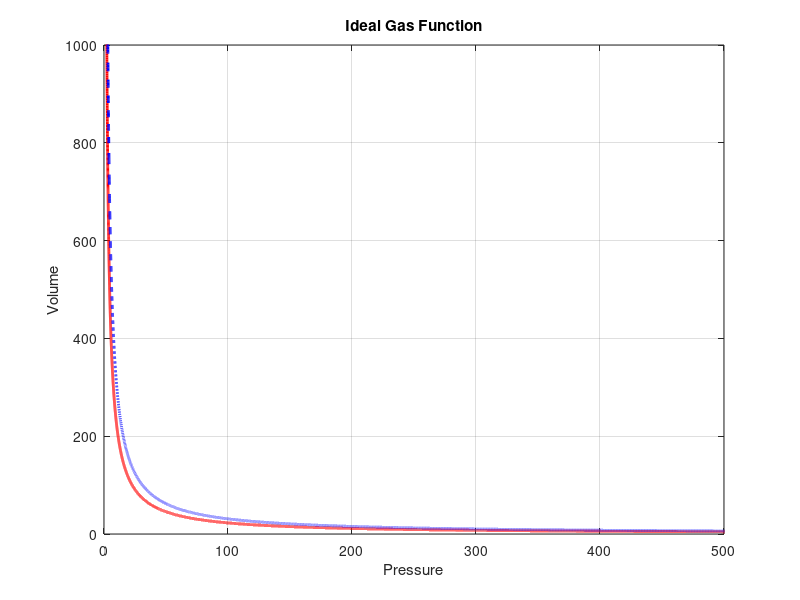

Write MATLAB code to recreate this figure.
clc;clear all;close all;
P=1:0.01:1000;
n=1;
R=8.314;
for ii=1:length(P)
    T1=273;
    V1(ii)=(n*R*T1)./P(ii);
    T2=373;
    V2(ii)=(n*R*T2)./P(ii);
end
plot(P,V1,'r','linewidth',2);hold on;grid on;
plot(P,V2,'b--','linewidth',2);hold on;grid on;
axis([0 500 0 1000])
xlabel('Pressure')
ylabel('Volume')
title('Ideal Gas Function')